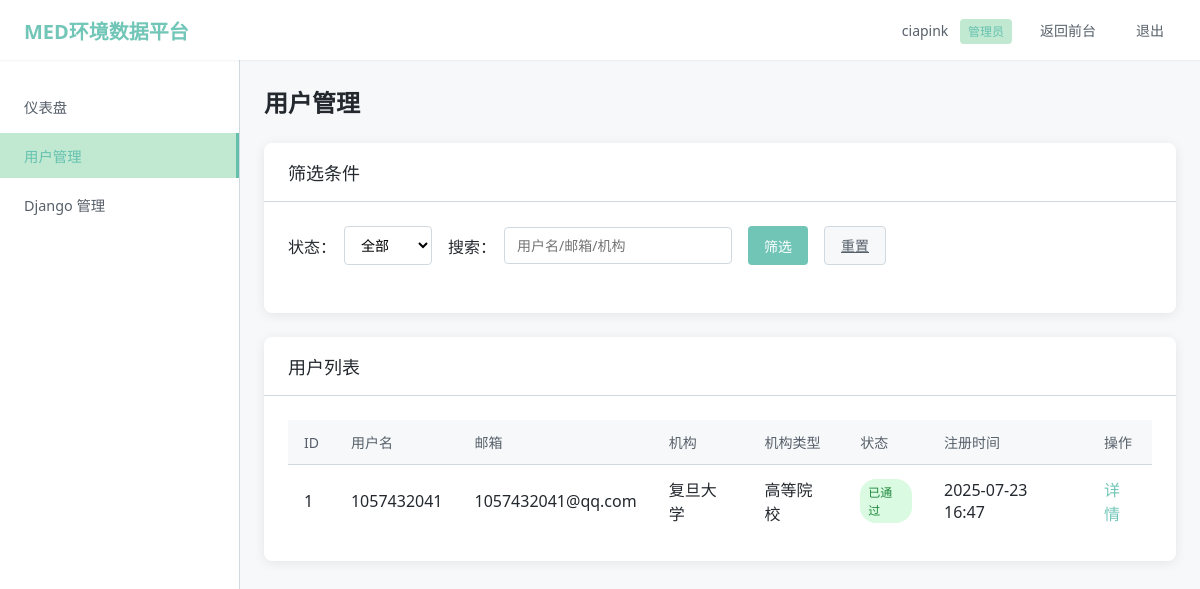
The page /admin-users/ (signed in) on the database its author committed.
### main_app/models.py (models this page shows, shortened)
class UserProfile(models.Model):
    ORGANIZATION_TYPE_CHOICES = [
        ('university', '高等院校'),
        ('research_institute', '科研院所'),
        ('government', '政府机构'),
        ('enterprise', '企业单位'),
        ('ngo', '非政府组织'),
        ('hospital', '医疗机构'),
        ('other', '其他机构'),
    ]
    COUNTRY_CHOICES = [
        ('CN', '中国'),
        ('US', '美国'),
        ('GB', '英国'),
        ('JP', '日本'),
        ('KR', '韩国'),
        ('DE', '德国'),
        ('FR', '法国'),
        ('CA', '加拿大'),
        ('AU', '澳大利亚'),
        ('SG', '新加坡'),
        ('other', '其他'),
    ]
    STATUS_CHOICES = [
        ('pending', '待审核'),
        ('approved', '已通过'),
        ('rejected', '已拒绝'),
        ('suspended', '已暂停'),
    ]
    user = models.OneToOneField(User, on_delete=models.CASCADE)
    phone = models.CharField(max_length=20, blank=True, null=True, verbose_name="电话")
    organization = models.CharField(max_length=200, blank=True, null=True, verbose_name="机构名称")
    organization_type = models.CharField(
        max_length=50,
        choices=ORGANIZATION_TYPE_CHOICES,
        blank=True,
        null=True,
        verbose_name="机构类型"
    )
    country = models.CharField(
        max_length=10,
        choices=COUNTRY_CHOICES,
        blank=True,
        null=True,
        verbose_name="机构国家/地区"
    )
    is_edu_email = models.BooleanField(default=False, verbose_name="是否教育邮箱")
    is_approved = models.BooleanField(default=False, verbose_name="是否审核通过")
    status = models.CharField(
        max_length=20,
        choices=STATUS_CHOICES,
        default='pending',
        verbose_name="审核状态"
    )
    verification_code = models.CharField(max_length=64, blank=True, null=True, verbose_name="验证码")
    is_email_verified = models.BooleanField(default=False, verbose_name="邮箱是否已验证")
    rejection_reason = models.TextField(blank=True, null=True, verbose_name="拒绝原因")
    admin_notes = models.TextField(blank=True, null=True, verbose_name="管理员备注")
    created_at = models.DateTimeField(auto_now_add=True, verbose_name="创建时间")
    updated_at = models.DateTimeField(auto_now=True, verbose_name="更新时间")

### main_app/views.py (the view)
# urls.py: path('admin-users/', views.admin_user_list, name='admin_user_list'),
@user_passes_test(is_admin)
def admin_user_list(request):
    status_filter = request.GET.get('status', '')
    search_query = request.GET.get('query', '')
    users = UserProfile.objects.all()
    if status_filter:
        users = users.filter(status=status_filter)
    if search_query:
        users = users.filter(
            Q(user__username__icontains=search_query) |
            Q(user__email__icontains=search_query) |
            Q(organization__icontains=search_query)
        )
    paginator = Paginator(users.order_by('-created_at'), 20)
    page_number = request.GET.get('page', 1)
    page_obj = paginator.get_page(page_number)
    context = {
        'page_obj': page_obj,
        'status_filter': status_filter,
        'search_query': search_query,
    }
    return render(request, 'admin/user_list.html', context)

### main_app/views.py (called while the page is built)
def is_admin(user):
    return user.is_authenticated and user.is_staff

### main_app/templates/admin/user_list.html (shortened to what this page needs)
{% load static %}
<!DOCTYPE html>
<html lang="zh-CN">
<head>
</head>
<body>
  <header class="header">
    <div class="logo">
      <span>MED环境数据平台</span>
    </div>
    <div class="user-menu">
      <div class="user-info">
        {{ request.user.username }}
        <span class="admin-label">管理员</span>
      </div>
      <a href="{% url 'index' %}" class="nav-link">返回前台</a>
      <a href="{% url 'logout' %}" class="nav-link">退出</a>
    </div>
  </header>
  <div class="main-container">
    <nav class="sidebar">
      <ul class="sidebar-menu">
        <li><a href="{% url 'admin_dashboard' %}" class="sidebar-link">仪表盘</a></li>
        <li><a href="{% url 'admin_user_list' %}" class="sidebar-link active">用户管理</a></li>
        <li><a href="/admin/" class="sidebar-link">Django 管理</a></li>
      </ul>
    </nav>
    <main class="content">
      <h1 class="page-title">用户管理</h1>
      <div class="card">
        <div class="card-header">
          <h2 class="card-title">筛选条件</h2>
        </div>
        <div class="card-body">
          <form class="filter-form" method="get">
            <div class="form-group">
              <label for="status">状态：</label>
              <select name="status" id="status" class="form-control">
                <option value="">全部</option>
              </select>
            </div>
            <div class="form-group">
              <label for="query">搜索：</label>
              <input type="text" name="query" id="query" value="{{ search_query }}" placeholder="用户名/邮箱/机构" class="form-control">
            </div>
            <button type="submit" class="btn btn-primary">筛选</button>
            <a href="{% url 'admin_user_list' %}" class="btn btn-secondary">重置</a>
          </form>
        </div>
      </div>
      <div class="card">
        <div class="card-header">
          <h2 class="card-title">用户列表</h2>
        </div>
        <div class="card-body">
          <table class="table">
            <thead>
              <tr>
                <th>ID</th>
                <th>用户名</th>
                <th>邮箱</th>
                <th>机构</th>
                <th>机构类型</th>
                <th>状态</th>
                <th>注册时间</th>
                <th>操作</th>
              </tr>
            </thead>
            <tbody>
              {% for profile in page_obj %}
              <tr>
                <td>{{ profile.user.id }}</td>
                <td>{{ profile.user.username }}</td>
                <td>{{ profile.user.email }}</td>
                <td>{{ profile.organization }}</td>
                <td>{{ profile.get_organization_type_display }}</td>
                <td>
                  {% if profile.status == 'pending' %}
                  <span class="status-badge status-pending">待审核</span>
                  {% elif profile.status == 'approved' %}
                  <span class="status-badge status-approved">已通过</span>
                  {% elif profile.status == 'rejected' %}
                  <span class="status-badge status-rejected">已拒绝</span>
                  {% elif profile.status == 'suspended' %}
                  <span class="status-badge status-suspended">已暂停</span>
                  {% endif %}
                </td>
                <td>{{ profile.created_at|date:"Y-m-d H:i" }}</td>
                <td>
                  <a href="{% url 'admin_user_detail' profile.user.id %}" class="table-link">详情</a>
                </td>
              </tr>
              {% empty %}
              <tr>
                <td colspan="8" style="text-align: center;">暂无用户记录</td>
              </tr>
              {% endfor %}
            </tbody>
          </table>
        </div>
      </div>
    </main>
  </div>
</body>
</html>

### rows shown on the page
UserProfile: user.id "1", user.username "1057432041", user.email "1057432041@qq.com", organization "复旦大学", organization_type "高等院校", status "已通过", created_at "2025-07-23 16:47"

### other values the page prints
{{ request.user.username }} "ciapink"
